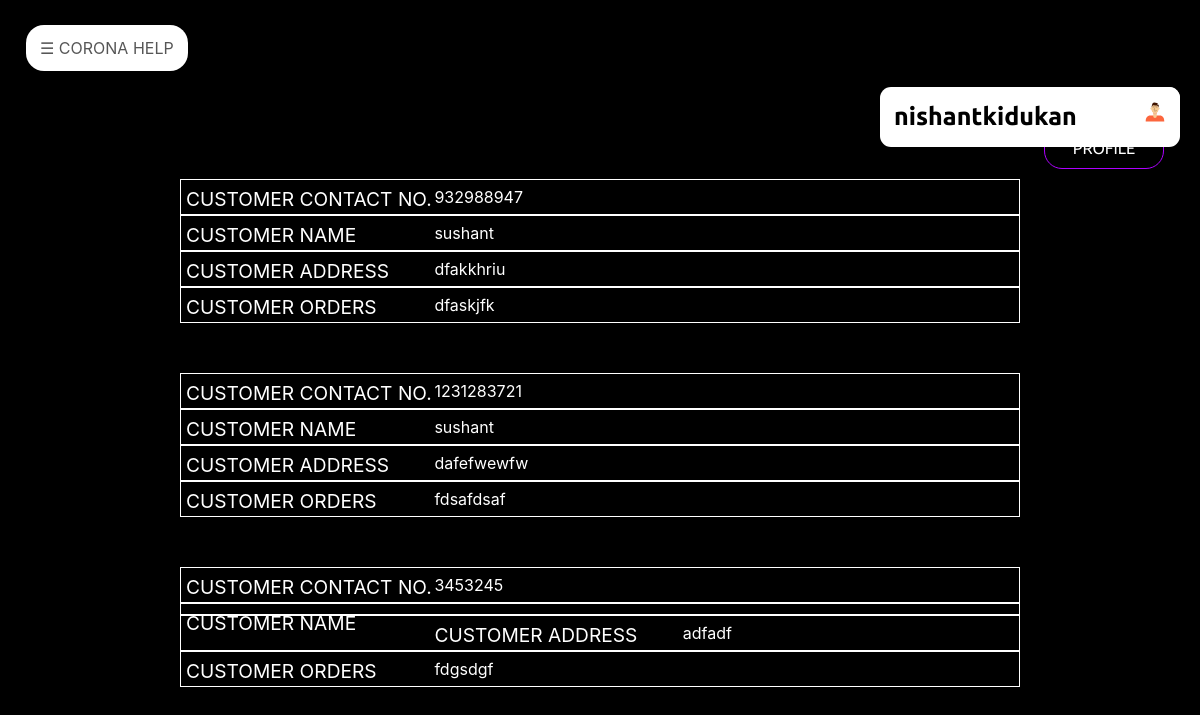
The app's page /shopadmin/ (signed in) with its own data.
### Shop/models.py (models this page shows, shortened)
class orders(models.Model):
    username=models.CharField(max_length=256,blank=False)
    order_details=models.TextField()
    address=models.CharField(max_length=256,blank=False)
    phone_number=models.CharField(max_length=10)
    shop=models.ForeignKey('ShopRegistration', on_delete=models.CASCADE,null=True)

### Shop/views.py (the view)
# urls.py: path('shopadmin/',views.shopadmin,name='shopadmin')
@login_required
def shopadmin(request):
    if len(ShopRegistration.objects.filter(user=request.user))==1:
        return render(request,'Shop/shopadmin.html',{'orders':orders.objects.filter(shop=ShopRegistration.objects.get(user=request.user)),'shop':ShopRegistration.objects.get(user=request.user)})
    else:
        raise Http404

### Shop/context_processors.py (called while the page is built)
def checkforshopkeper(request):
    shopkeper=False
    if request.user.is_authenticated:
        if len(ShopRegistration.objects.filter(user=request.user))==1:
            shopkeper=True
    return {'shopkeper':shopkeper}

### Templates/Shop/shopadmin.html (shortened to what this page needs)
{% extends 'base.html' %}
{% load static %}
{% block head_block %}
    <link rel="stylesheet"  href={% static 'CSS/shopadmin.css' %}>
{% endblock %}
{% block body_block %}
                 <div id="main">
                    <button class="gradient-button" onclick="openProfile()">SHOP PROFILE</button>
                </div>
                <div class="allOrderContainer">
                    {% for o  in orders %}
                	<div class="orderContainer ">
                		<div class="customerContactNumber orderDivs" id="customerContactNumber1">
                			<div class="divName">CUSTOMER CONTACT NO.</div>
                			{{ o.phone_number }}
                		</div>
                		<div class="customerName orderDivs" id="customerName1">
                			<div class="divName">CUSTOMER NAME</div>
                			{{ o.username }}
                		</div>
                		<div class="customerAddress orderDivs" id="customerAddress1">
                			<div class="divName">CUSTOMER ADDRESS</div>
                			{{ o.address }}
                		</div>
                		<div class="customerOrder orderDivs" id="customerOrder1">
                			<div class="divName">CUSTOMER ORDERS</div>
                			{{ o.order_details }}
                		</div>
                	</div>
                    {% endfor %}
                </div>
{% endblock %}

### Templates/base.html (shortened to what this page needs)
<!DOCTYPE html>
{% load static %}
<html lang="en">
<head>
    <link rel="stylesheet" href="https://maxcdn.bootstrapcdn.com/bootstrap/4.4.1/css/bootstrap.min.css">
    <link rel="stylesheet" type="text/css" href="{% static 'CSS/base.css' %}" />
    {% block head_block %}
    {% endblock %}
</head>
<body>
    <div id="main" style="position: relative; top: 0px;z-index:5;">
        <button class="openbtn" onclick="openNav()">&#9776; CORONA HELP</button>
        </div>
    {% if user.is_authenticated  %}
          <div class="registerbtn" style="position: relative;z-index: 6;top: -8%;right: 0px;" >
            <a class="gradient-b" href=""><b>{{ user.username }}</b></a>
            <div class="dropdown">
            <img class="gradient-bi" src={% static 'Art/profile.svg' %} onclick="dropdown()"></img>
                </div>
        </div>
    {% endif %}
    {% block body_block %}
    {% endblock %}
</body>
</html>

### Static/CSS/base.css (style rules this page uses)
.openbtn { font-size: 16px; cursor: pointer; position: relative; background-color: #fff; color: #000000a9; padding-top: 11px; padding-bottom: 11px; padding-left: 14px; padding-right: 14px; border: none; margin-top: 9px; border-radius: 18px; margin-left: 10px; z-index: 2; }
.gradient-b { font-family: "Ubuntu", sans-serif; font-size: 25px; width: auto ; min-width: 300px; text-align: center; background-color: white ; color : black; border-radius: 11px; cursor: pointer; position: absolute; right: 20px; margin-top: 0%; text-decoration: none; padding-top: 11px; align-self: start; text-align: start; padding-bottom: 11px; padding-left: 14px; padding-right: 14px; z-index: 2; }
.gradient-bi { font-size: 25px; width: 50px; height: 50px; text-align: center; background-color: white ; color : black; border-radius: 11px; cursor: pointer; position: absolute; right: 20px; margin-top: 0%; text-decoration: none; padding-top: 11px; padding-bottom: 11px; padding-left: 14px; padding-right: 14px; z-index: 2; }
#main { transition: margin-left .5s; padding: 0px; position: relative; z-index: 2; }
.gradient-button { background-color: teal; font-family: "Ubuntu", sans-serif; font-size: 25px; width: 120px; text-align: center; background-color: transparent ; color : #AD00FF; border-radius: 18px; cursor: pointer; border: 1.5px solid #AD00FF; position: absolute; right: 20px; margin-top: 0%; text-decoration: none; padding-top: 11px; padding-bottom: 11px; padding-left: 14px; padding-right: 14px; z-index: 2; }

### Static/CSS/shopadmin.css (style rules this page uses)
body { background-color: black; color: white; padding: 0; margin: 0; }
#main { position: relative; top: 0px; transition: margin-left .5s; padding: 16px; background: transparent; color: white; }
.gradient-button { font-family: "Ubuntu", sans-serif; font-size: 100%; text-align: center; background-color: transparent ; color : white; cursor: pointer; position: relative; top: 0px; float: right; padding: 8px 20px 8px 20px ; text-decoration: none; }
.allOrderContainer { width: 100%; margin-top: 5%; }
.orderContainer { width: 70%; margin: 50px auto; }
.orderDivs { width: 100%; border: solid white 1px; padding: 5px; padding-bottom: 5px !important; }
.divName { width: 30%; height: 100%; font-size: 120%; float: left; }

### records on screen
orders: phone_number "932988947", username "sushant", address "dfakkhriu", order_details "dfaskjfk"
orders: phone_number "1231283721", username "sushant", address "dafefwewfw", order_details "fdsafdsaf"
orders: phone_number "3453245", address "adfadf", order_details "fdgsdgf"

### other values on screen
{{ user.username }} "nishantkidukan"
